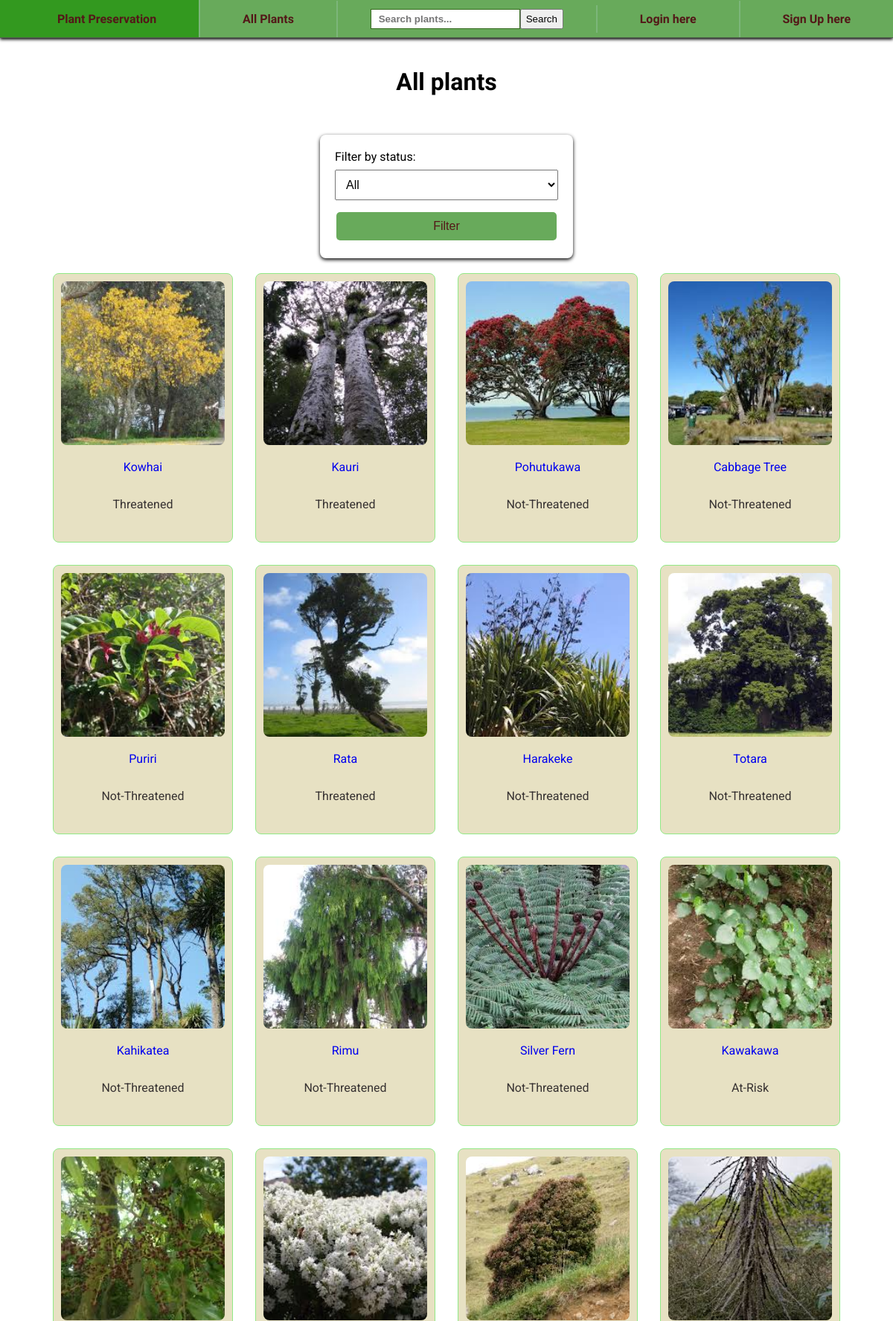
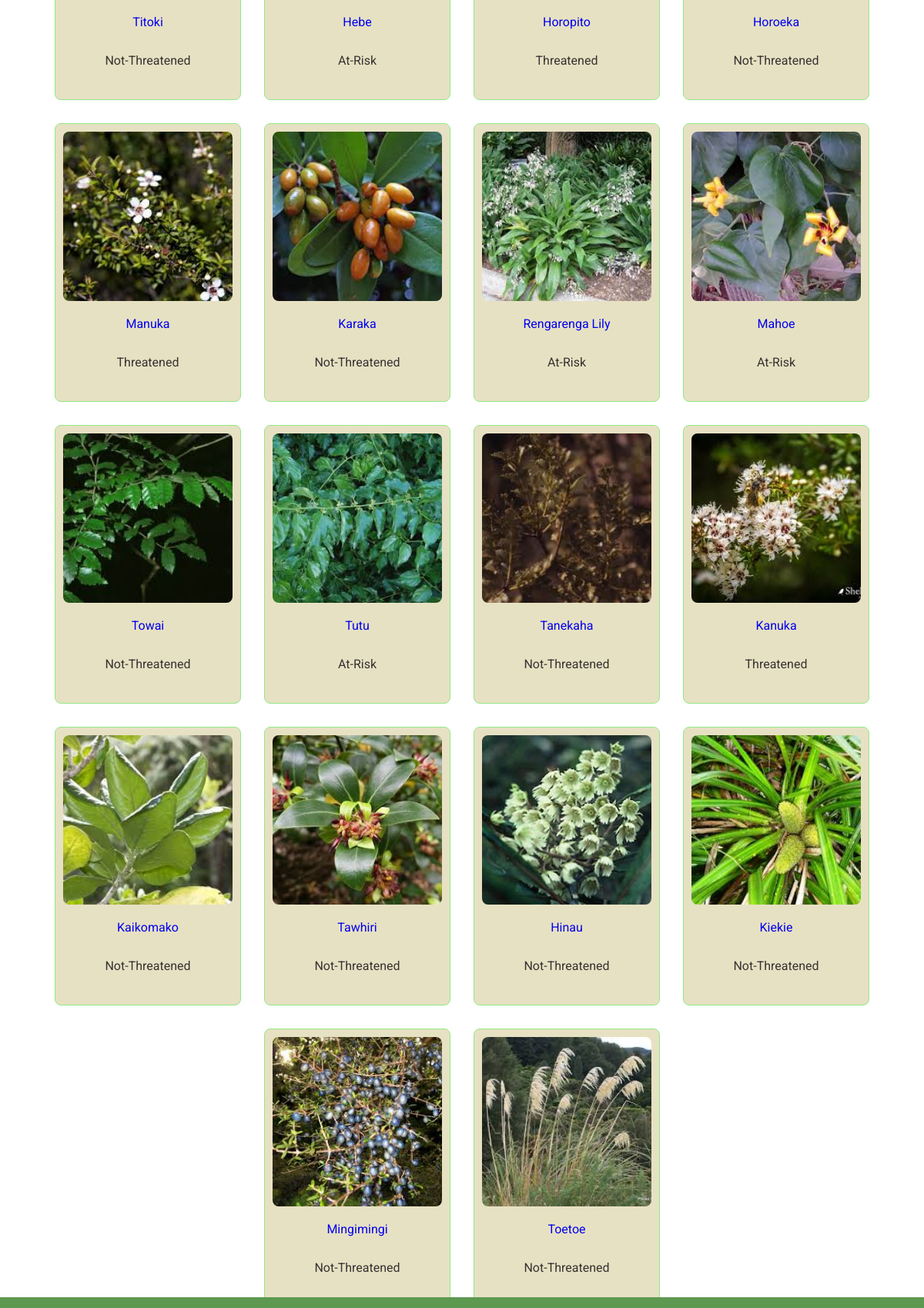
The app's page /all_plant (upper part) with its own data (2 pictures, top to bottom).
### tables this page shows
CREATE TABLE Plant (id INTEGER PRIMARY KEY AUTOINCREMENT, name TEXT NOT NULL, status INTEGER, family TEXT, scientific_name TEXT, image TEXT);

### routes.py (the view)
@app.route('/all_plant', methods=['GET'])
def all_plant():
    status_filter = request.args.get('status', '').strip()
    query = "SELECT * FROM Plant"
    params = []
    if status_filter:
        query += " WHERE status = ?"
        params.append(status_filter)
    plants = db_query(query, single=False, params=params)
    return render_template('all_plant.html',
                           plant=plants,
                           status_filter=status_filter)

### routes.py (called while the page is built)
def db_query(query, single=False, params=()):
    conn = sqlite3.connect('plant.db')
    cursor = conn.cursor()
    cursor.execute(query, params)
    if single:
        result = cursor.fetchone()
    else:
        result = cursor.fetchall()
    conn.close()
    return result

### templates/all_plant.html (shortened to what this page needs)
{%extends "layout.html"%}
{%block content%}
  <h1 class="page-title">All plants</h1>
  <form method="GET" action="/all_plant" class="filter">
    <label for="status">Filter by status:</label>
    <select name="status" class="filter-options">
      <option value="">All</option>
    </select>
    <button type="submit" class="button">Filter</button>
  </form>
  <div class="gallery-container">
    {% if plant %}
      {% for plant in plant %}
        <a href='plant/{{ plant[0] }}' class="gallery-link">
          <div class="gallery-item">
            <img src="{{ plant[5] }}" alt="Image of {{ plant[1] }}">
            <p>{{ plant[1] }}</p>
            <p class="description">{{ plant[2] }}</p>
          </div>
        </a>
      {% endfor %}
    {% else %}
      <p>No plants found with the selected filter</p>
    {% endif %}
  </div>
{% endblock %}

### templates/layout.html (shortened to what this page needs)
<!doctype html>
<html lang="en">
    <head>
        <link rel="stylesheet" href="/static/style.css">
    </head>
    <body>
        <div class="nav">
            <ul>
                <li><a href="http://127.0.0.1:5000/">
                    <img src="/static/favicon.svg" type="image/svg+xml" style="width: 16px; height: 16px;">
                    Plant Preservation
                    </a>
                </li>
                <li><a href="http://127.0.0.1:5000/all_plant">All Plants</a></li>
                <li>
                    <form action="/search" method="GET" class="search">
                        <input type="text" name="search_term" placeholder="Search plants..." maxlength="30">
                        <input type="submit" value="Search">
                    </form>
                </li>
                {% if session['username'] %}
                    <li class="nav-username">{{ session['username'] }}</li>
                    <li class="logout"><a href="/logout">Logout</a></li>
                {% else %}
                    <li><a href="http://127.0.0.1:5000/login">Login here</a></li>
                    <li><a href="http://127.0.0.1:5000/signup">Sign Up here</a></li>
                {% endif %}
            </ul>
        </div>
        <main>
            {%block content%} {%endblock%}
        </main>
        <footer class="footer">
        </footer>
    </body>
    </html>

### static/style.css (style rules this page uses)
body { font-family: "Roboto", monospace; color: rgb(0, 0, 0); margin: 0; padding-top: 40px; height: 100%; }
h1, h2 { font-family: "Comfortaa", monospace; text-align: center; }
.page-title { padding: 30px; }
.button { background-color: rgb(104, 170, 91); color: rgb(83, 24, 24); border: none; padding: 10px 20px; text-align: center; text-decoration: none; display: inline-block; font-size: 16px; margin: 4px 2px; cursor: pointer; border-radius: 5px; }
.nav { z-index: 1; margin: 0; border: 0; padding: 0; outline: none; background-color: rgb(104, 170, 91); border-bottom: 1px solid rgb(81, 105, 76); position: fixed; top: 0; width: 100%; box-shadow: 0 2px 4px; font-family: 'Comfortaa', sans-serif; }
.nav ul { list-style-type: none; margin: 0; padding: 0; overflow: hidden; display: flex; justify-content: space-around; align-items: center; }
.nav li { border-right: 2px solid rgb(124, 182, 122); padding: 10 px; flex-grow: 1; }
.nav li:last-child { border-right: none; }
.nav li a { display: block; color: rgb(83, 24, 24); text-align: center; padding: 15px 18px; text-decoration: none; font-weight: bold; }
.search { margin-top: 13px 10px; padding: 5px; align-self: center; }
.nav form { display: flex; justify-content: center; }
.nav input[type="text"] { padding: 5px 10px; border: 1px solid rgb(51, 104, 27); background-color: rgb(255, 255, 255); color: rgb(83, 24, 24); font-weight: bold; cursor: pointer; }
.gallery-container { display: flex; flex-wrap: wrap; gap: 30px; justify-content: center; padding-bottom: 40px; }
.gallery-link { text-decoration: none; }
.gallery-item { border: 1px solid rgb(145, 233, 134); border-radius: 8px; overflow: hidden; text-align: center; background-color: rgb(231, 225, 195); padding: 10px; width: 220px; }
.gallery-container img { width: 100%; height: 220px; object-fit: cover; border-radius: 8px; }
.description { padding: 15px; color:rgb(54, 49, 49); }
.filter { display: flex; flex-direction: column; width: 300px; margin: 20px auto; padding: 20px; border-radius: 8px; box-shadow: 0 2px 5px; }
.filter label { margin-bottom: 8px; }
.filter-options { padding: 10px; font-size: 16px; margin-bottom: 12px; }
.footer { position: fixed; bottom: 0; left: 0; background-color: rgb(93, 153, 81); width: 100%; padding: 1px; }

### records on screen
Plant: image (picture), name "Kowhai", status "Threatened"
Plant: image (picture), name "Kauri", status "Threatened"
Plant: image (picture), name "Pohutukawa", status "Not-Threatened"
Plant: image (picture), name "Cabbage Tree", status "Not-Threatened"
Plant: image (picture), name "Puriri", status "Not-Threatened"
Plant: image (picture), name "Rata", status "Threatened"
Plant: image (picture), name "Harakeke", status "Not-Threatened"
Plant: image (picture), name "Totara", status "Not-Threatened"
Plant: image (picture), name "Kahikatea", status "Not-Threatened"
Plant: image (picture), name "Rimu", status "Not-Threatened"
Plant: image (picture), name "Silver Fern", status "Not-Threatened"
Plant: image (picture), name "Kawakawa", status "At-Risk"
Plant: image (picture), name "Titoki", status "Not-Threatened"
Plant: image (picture), name "Hebe", status "At-Risk"
Plant: image (picture), name "Horopito", status "Threatened"
Plant: image (picture), name "Horoeka", status "Not-Threatened"
Plant: image (picture), name "Manuka", status "Threatened"
Plant: image (picture), name "Karaka", status "Not-Threatened"
Plant: image (picture), name "Rengarenga Lily", status "At-Risk"
Plant: image (picture), name "Mahoe", status "At-Risk"
Plant: image (picture), name "Towai", status "Not-Threatened"
Plant: image (picture), name "Tutu", status "At-Risk"
Plant: image (picture), name "Tanekaha", status "Not-Threatened"
Plant: image (picture), name "Kanuka", status "Threatened"
Plant: image (picture), name "Kaikomako", status "Not-Threatened"
Plant: image (picture), name "Tawhiri", status "Not-Threatened"
Plant: image (picture), name "Hinau", status "Not-Threatened"
Plant: image (picture), name "Kiekie", status "Not-Threatened"
Plant: image (picture), name "Mingimingi", status "Not-Threatened"
Plant: image (picture), name "Toetoe", status "Not-Threatened"
